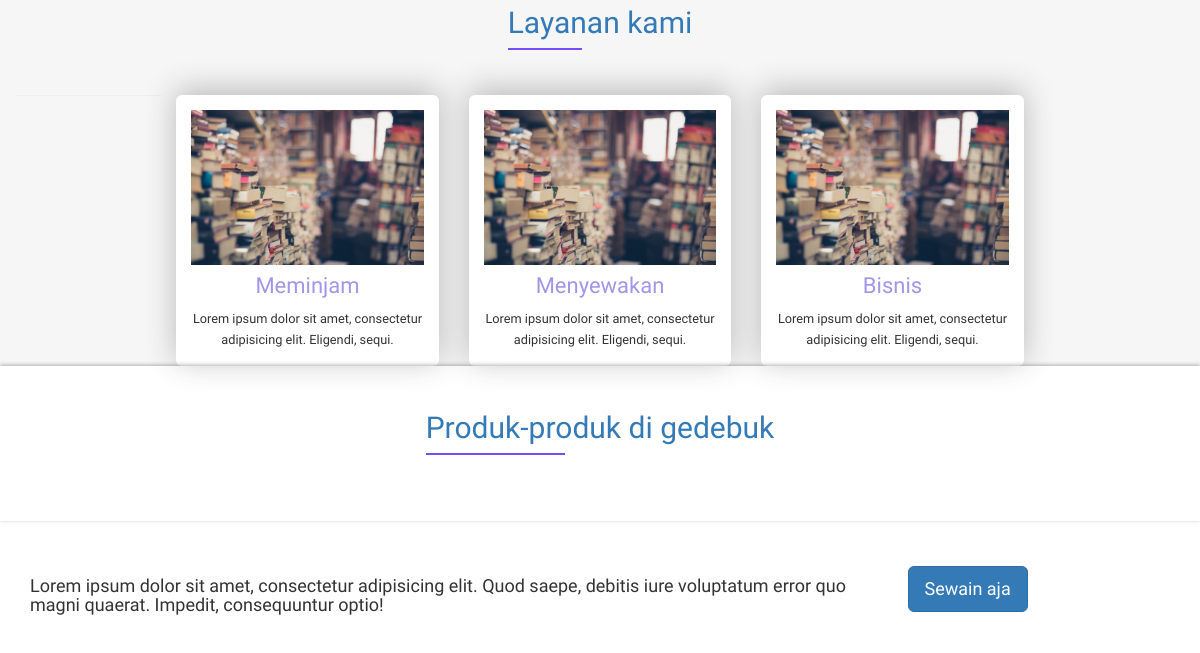
/ (lower part), run on an earlier commit of the app's database.
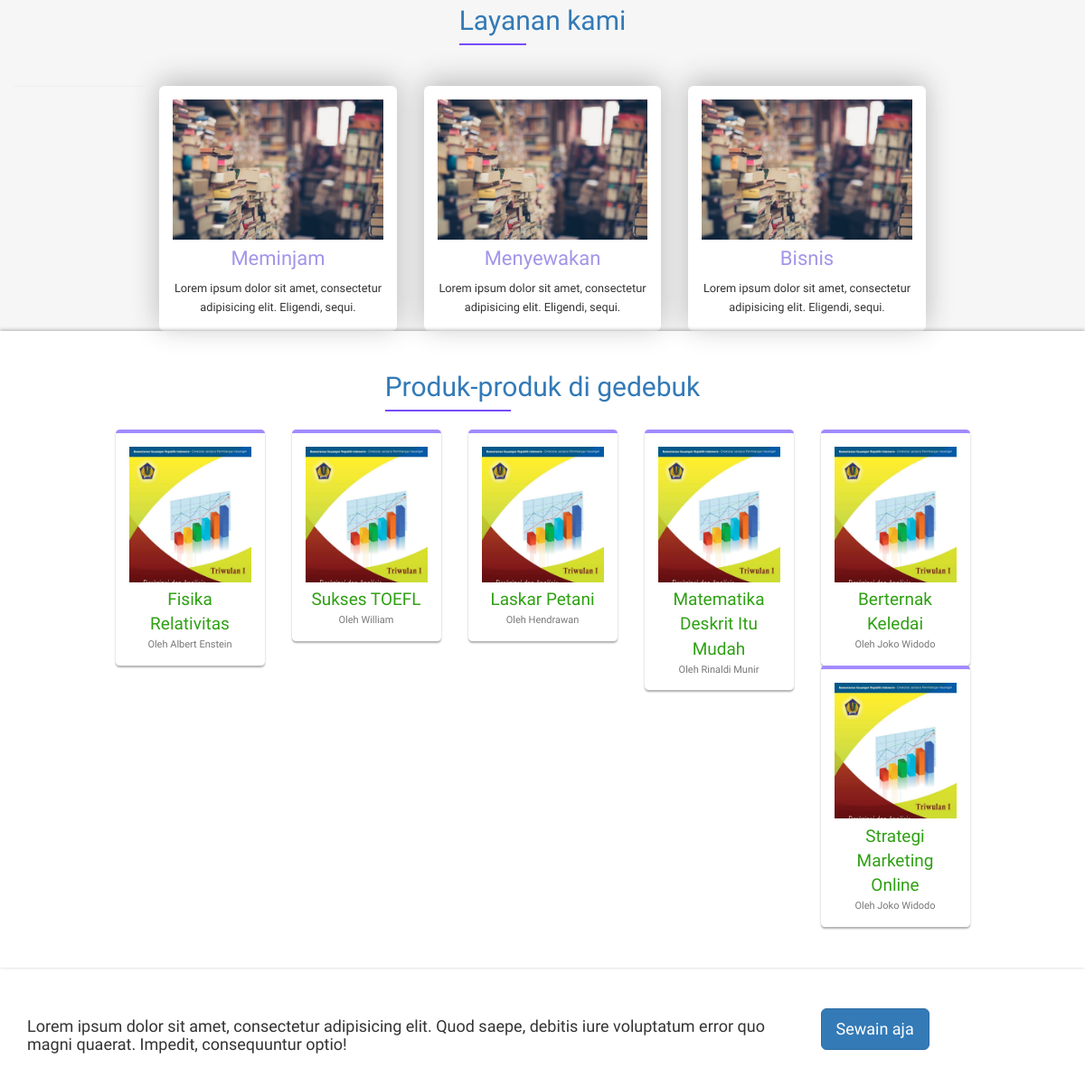
And on a later commit of the database.
### tables this page shows
CREATE TABLE `buku` (
  `id_buku` int(11) NOT NULL,
  `url` varchar(10) NOT NULL,
  `img` varchar(20) NOT NULL,
  `judul` varchar(50) NOT NULL,
  `pengarang` varchar(50) NOT NULL,
  `tahun_terbit` varchar(4) NOT NULL,
  `harga_beli` int(6) NOT NULL DEFAULT '0',
  `harga_sewa` int(6) NOT NULL DEFAULT '0',
  `jumlah_tersedia` varchar(5) NOT NULL,
  `tgl_publikasi` timestamp NOT NULL DEFAULT CURRENT_TIMESTAMP,
  `id_penjual` varchar(50) NOT NULL,
  `tag` varchar(50) NOT NULL,
  `status` varchar(20) NOT NULL,
  `deskripsi` longtext NOT NULL,
  `cod` varchar(256) NOT NULL,
  `views` int(4) NOT NULL DEFAULT '0'
);

### core/main.php (called while the page is built, shortened)
<?php
function indexPost() {
  global $link;
  $query  = "SELECT buku.*, user.nama, user.no_id FROM buku, user WHERE id_penjual = no_id ORDER BY id_buku DESC LIMIT 10";
  $result = mysqli_query($link, $query) or die('Gagal memuat post!');
  return $result;
}
 ?>

### index.php (the view, shortened to what this page needs)
<?php
$allPost = indexPost();
 ?>
<!DOCTYPE html>
<html lang="en">
  <head>
    <link href="css/bootstrap.min.css" rel="stylesheet">
    <link rel="stylesheet" href="css/animate.min.css">
    <link rel="stylesheet" href="css/font-awesome.css">
    <link rel="stylesheet" href="css/core.css">
    <link rel="stylesheet" href="css/responsive.css">
  </head>
  <body class="land">
    <section class="service">
      <div class="container text-center">
        <h2>Layanan kami<span class="bottom wow animated fadeInLeft"></span></h2>
        <div class="row text-center">
          <div class="col-md-12 no-padding log">
            <div class="divider"></div>
            <div class="col-md-3">
              <div class="service-inner">
                <img src="assets/bg.jpeg" alt="" class="img-responsive">
                <h4>Meminjam</h4>
                <small>Lorem ipsum dolor sit amet, consectetur adipisicing elit. Eligendi, sequi.</small>
              </div>
            </div>
            <div class="col-md-3">
              <div class="service-inner">
                <img src="assets/bg.jpeg" alt="" class="img-responsive">
                <h4>Menyewakan</h4>
                <small>Lorem ipsum dolor sit amet, consectetur adipisicing elit. Eligendi, sequi.</small>
              </div>
            </div>
            <div class="col-md-3">
              <div class="service-inner">
                <img src="assets/bg.jpeg" alt="" class="img-responsive">
                <h4>Bisnis</h4>
                <small>Lorem ipsum dolor sit amet, consectetur adipisicing elit. Eligendi, sequi.</small>
              </div>
            </div>
          </div>
        </div>
      </div>
    </section>
    <section class="produk">
      <div class="container">
        <div class="row">
          <div class="col-md-12 text-center">
            <h2>Produk-produk di gedebuk <span class="bottom wow animated fadeInLeft"></span></h2>
          </div>
          <div class="col-md-12 no-padding first-content">
            <div class="col-md-1"></div>
            <?php
            while($row = mysqli_fetch_assoc($allPost)) {
            ?>
            <a href="post?show=<?php echo $row['url']; ?>" class="product">
              <div class="col-md-2 text-center">
                <div class="produk-inner">
                  <div>
                    <div class="img-wrapper">
                      <img src="assets\coverbuku.jpg" alt="">
                    </div>
                    <p><?php echo $row['judul']; ?></p>
                    <small>Oleh <?php echo $row['pengarang']; ?></small>
                  </div>
                </div>
              </div>
            </a>
            <?php } ?>
          </div>
        </div>
      </div>
    </section>
    <section class="lend">
      <div class="container">
        <div class="row">
          <div class="col-md-9 left">
            <h4>Lorem ipsum dolor sit amet, consectetur adipisicing elit. Quod saepe, debitis iure voluptatum error quo magni quaerat. Impedit, consequuntur optio!</h4>
          </div>
          <div class="col-md-3 right">
            <a href="publish.php"><button type="button" class="btn btn-lg btn-primary" name="button">Sewain aja</button></a>
          </div>
        </div>
      </div>
    </section>
  </body>
</html>

### css/core.css (style rules this page uses)
body { font-family:'Exo', sans-serif; font-size:15px; }
h2 { font-size:3em; }
p { font-size:1.3em; }
a { text-decoration:none !important; color:#333; }
.first-content { margin-top:20px; }
.no-padding { padding:0; }
section { position:relative; }
.divider { min-height:1px; background:#eee; width:100%; }
section.produk { position: relative; box-shadow: 0 -1px 4px rgba(0, 0, 0, 0.3); z-index: 99; }
.land section { padding: 3em 0; }
.land h1, .land h2 { max-width: 40%; }
.land h2 { color: #337ab7; margin: 0 auto; font-size: 2em; display: inline-block; }
.bottom { max-width: 40%; display: block; margin-top: .3em; height: 2px; background-color: rgb(117, 77, 251); }
.land .log { margin-top: 3em; }
.land .log > .divider { width: 12.5%; float: left; }
.land section.desc, .land section.service { background: #f6f6f6; }
.land section.service { padding-top: .5em; padding-bottom: 0; position: relative; }
.land section.service .service-inner { text-align: center; box-shadow: 0 -5px 30px rgba(43, 43, 43, 0.3); padding: 1em; background: #fff; border-radius: .4em; }
.land section.service .service-inner h4 { margin-top: .4em; font-size: 22px; color: #a395e8; }
.land p { margin-top: 2em; font-size: 1em; color: #777; }
.land .produk-inner { padding: 1em; box-shadow: 0 2px 2px rgba(42, 42, 42, 0.37); border-radius: .3em; border-top: 4px solid #a28aff; }
.land .produk-inner .img-wrapper { width: 100%; height: 150px; overflow: hidden; }
.land .produk-inner .img-wrapper > img { width: 100%; height: auto; }
.land .produk-inner p { margin-top: .3em; margin-bottom: .1em; color: #2ea013; font-size: 19px; -webkit-transition: .3s; -o-transition: .3s; transition: .3s; }
.land .produk-inner small { color: #777; font-size: 11px; display: block; }

What changed in the data, as far as the page shows it:
added buku: judul "Fisika Relativitas", pengarang "Albert Enstein"
added buku: judul "Sukses TOEFL", pengarang "William"
added buku: judul "Laskar Petani", pengarang "Hendrawan"
added buku: judul "Matematika Deskrit Itu Mudah", pengarang "Rinaldi Munir"
added buku: judul "Berternak Keledai", pengarang "Joko Widodo"
added buku: judul "Strategi Marketing Online", pengarang "Joko Widodo"
